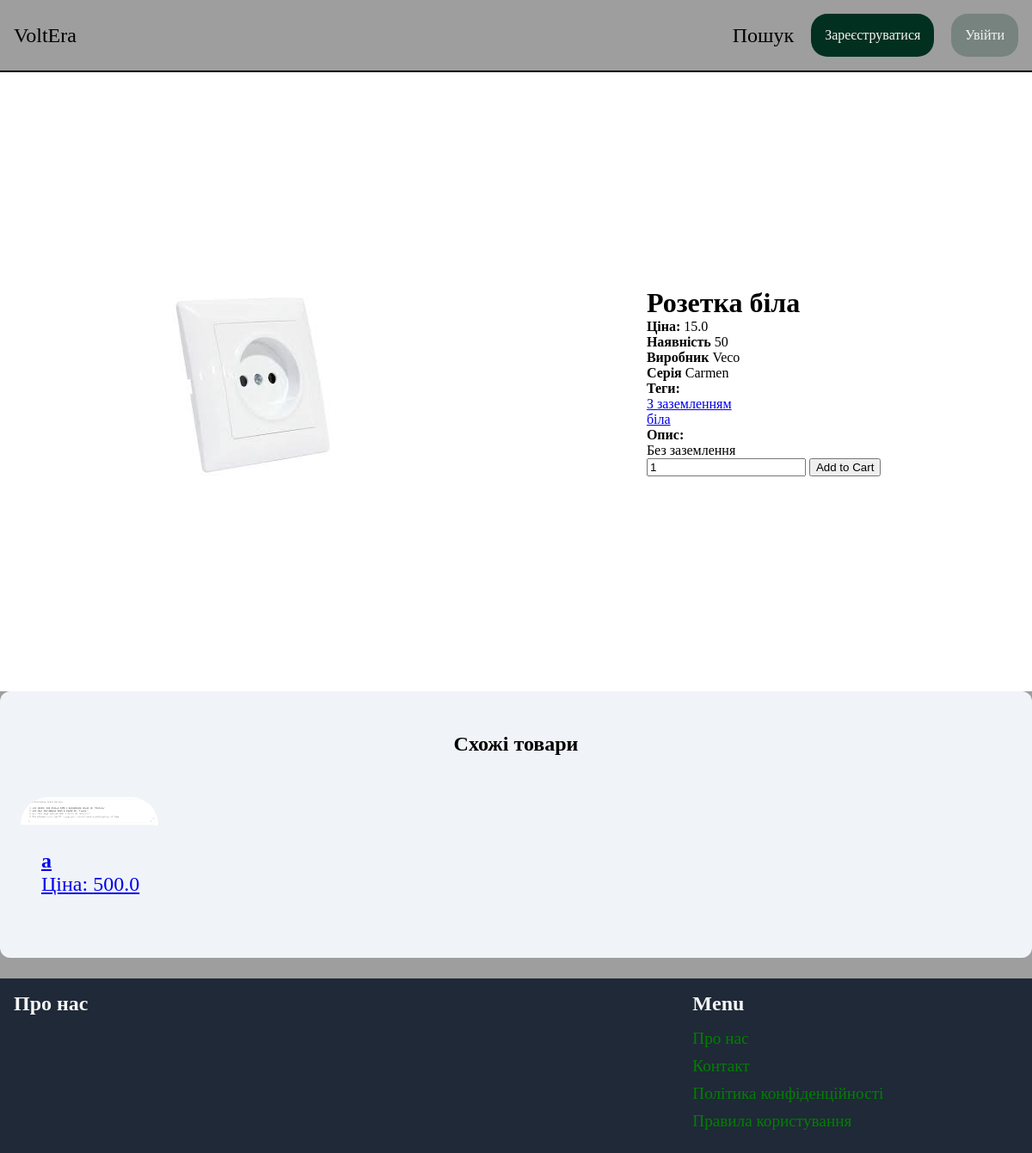
Page /items/1 on the committed database.
### item/models.py (models this page shows, shortened)
class Item(models.Model):
    image = models.ImageField(upload_to='item_images',blank=True)
    name = models.CharField(max_length=255)
    desctiption = models.TextField(blank=True, null=True)
    is_sold= models.BooleanField(default=False)
    count = models.IntegerField(validators=[MinValueValidator(0)])
    category = models.ForeignKey(Category,related_name='items',on_delete=models.SET_NULL, null=True)
    producer = models.ForeignKey(Producer,related_name='items',on_delete=models.SET_NULL, null=True)
    seria= models.ForeignKey(Seria,related_name='items',on_delete=models.SET_NULL, null=True)
    tegs = models.ManyToManyField(Teg, related_name='items', blank=True, null=True)
    price = models.FloatField()
    class Meta:
        ordering=('name',)
        verbose_name_plural = 'Товари'

class Producer(models.Model):
    name= models.CharField(max_length=255)
    class Meta:
        ordering=('name',)
        verbose_name_plural = 'Виробники'
    def __str__(self):
        return self.name

class Seria(models.Model):
    name= models.CharField(max_length=255)
    class Meta:
        ordering=('name',)
        verbose_name_plural = 'Серія'
    def __str__(self):
        return self.name

class Teg(models.Model):
    name= models.CharField(max_length=255)
    class Meta:
        ordering=('name',)
        verbose_name_plural = 'Тег'
    def __str__(self):
        return self.name

### item/views.py (the view)
# urls.py: path('<int:pk>',views.detail,name='detail'),
def detail(request, pk):  #зробити для багатьох картинок
    item=get_object_or_404(Item,pk=pk)
    related_items = Item.objects.filter(category=item.category,is_sold=False).exclude(pk=pk)[0:3]
    cart = get_cart(request)
    if request.method == 'POST':
        form = CartAddProductForm(request.POST, max_value=item.count)
        if form.is_valid():
            cd = form.cleaned_data
            if cd['quantity'] > item.count:
                form.add_error('quantity', 'Неможе біти більше ніж є в наявності')
            else:
                cart_item, created = CartItem.objects.get_or_create(cart=cart, product=item)
                if created or cd['update']:
                    cart_item.quantity = cd['quantity']
                else:
                    cart_item.quantity += cd['quantity']
                cart_item.save()
                return redirect('cart:cart_detail')
    else:
        form = CartAddProductForm(max_value=item.count)
    return render(request,'item/detail.html',{
        'item':item,
        'related_items':related_items,
        'form': form,
    })

### item/forms.py
class CartAddProductForm(forms.Form):
    update = forms.BooleanField(required=False, initial=False, widget=forms.HiddenInput)
    quantity = forms.IntegerField(min_value=1, initial=1, widget=forms.NumberInput(attrs={'class': 'quantity-input'}),label='Кількість')
    def __init__(self, *args, **kwargs):
        self.max_value = kwargs.pop('max_value', None)
        super().__init__(*args, **kwargs)
        if self.max_value is not None:
            self.fields['quantity'].max_value = self.max_value

### item/views.py (called while the page is built)
def get_cart(request):
    cart_id = request.session.get('cart_id')
    if not cart_id:
        cart = Cart.objects.create()
        request.session['cart_id'] = cart.id
    else:
        cart = Cart.objects.get(id=cart_id)
    return cart

### item/templates/item/detail.html (shortened to what this page needs)
{% extends 'core/base.html' %}
{% block content %}
<div class="ittem-info">
    <div>
        <img src="{{ item.image.url }}">
    </div>
    <div>
        <h1>{{ item.name }}</h1>
        <p><strong>Ціна:</strong> {{ item.price }}</p>
        <p><strong>Наявність</strong> {{ item.count }}</p>
        <p><strong>Виробник</strong> {{ item.producer }}</p>
        <p><strong>Серія</strong> {{ item.seria }}</p>
        <p><strong>Теги:</strong></p>
        {% for teg in item.tegs.all %}
         <a href="#">{{ teg }}</a><br>
        {% endfor %}
{% if item.desctiption %}
        <p>
            <strong>Опис:</strong> <br>
            {{ item.desctiption }}
        </p>
{% endif %}
<form method="post">
    {{ form.quantity }}
    <button type="submit">Add to Cart</button>
</form>
    </div>
</div>
<div class="Front-page-div">
    <h2 class ="Front-page-div_h2">Схожі товари</h2>
    <div class="Front-page-div-item">
        {% for item in related_items %}
            <div>
                <a href="{% url 'item:detail' item.id %}">
                    <div>
                        <img src="{{ item.image.url }}" class="rounded-image">
                    </div>
                    <div class="down-item">
                        <h2 class="text-size">{{ item.name }}</h2>
                        <p class="text-size">Ціна: {{item.price}}</p>
                    </div>
                </a>
            </div>
        {% endfor %}
    </div>
 </div>
{% endblock %}

### core/static/css/styles.css (style rules this page uses)
:root { --BORDER-COLOR:gray; --BORDER-SIZE:2px; --TEXT-SIZE:1.5rem; --PADDING:1rem; --BG-COLOR: rgb(31 41 55); --TEXT-COLOR: whitesmoke; }
* { margin: 0; }
.text-size { font-size: var(--TEXT-SIZE); }
.Front-page-div { margin-bottom: 1.5rem; padding-left: 1.5rem; padding-right: 1.5rem; padding-top: 3rem; padding-bottom: 3rem; background-color: #f0f4f8; border-radius: 0.75rem; }
.Front-page-div_h2 { margin-bottom: 3rem; font-size: 1.5rem; text-align: center; }
.rounded-image { border-top-left-radius: 2rem; border-top-right-radius: 2rem; width: 10rem; }
.down-item { padding: 1.5rem; border-bottom-left-radius: 0.75rem; }
.body-stle-main { background-color: #9E9E9E; }
.Front-page-div-item { display: flex; flex-wrap: wrap; gap: 4%; }
.ittem-info { background-color: white; display: flex; justify-content: space-around; align-items: center; height: 90vh; }

### rows in the picture
Item: image (picture), name "Розетка біла", price "15.0", count "50", producer "Veco", seria "Carmen", desctiption "Без заземлення"
Teg: name "З заземленням"
Teg: name "біла"
Item: image (picture), name "а", price "500.0"
